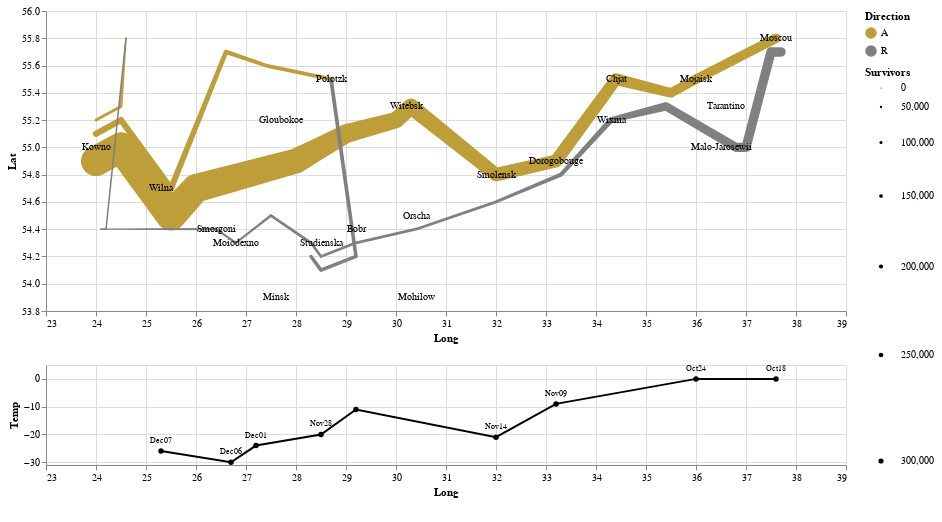

Notebook code for this chart:
### Code cell
vl"""
{"vconcat":
    [{"height":300,
    "layer":
        [
            {"encoding":
                {"detail":{"field":"Group","type":"nominal"},
                "order":{"field":"row","type":"q"},
                "x":{"field":"Long","type":"quantitative","scale":{"domain":[23,39]}},
                "color":{"field":"Direction","type":"nominal","scale":{"range":["#bd9e39","gray"]}},
                "size":{"field":"Survivors","type":"quantitative","scale":{"range":[1,30]}},
                "y":{"field":"Lat","type":"quantitative","scale":{"domain":[53.8,56.0]}}},
            "data":{"values":[  {"Survivors":340000,"Group":1,"Lat":54.9,"Long":24.0,"Direction":"A"},
                                {"Survivors":340000,"Group":1,"Lat":55.0,"Long":24.5,"Direction":"A"},
                                {"Survivors":340000,"Group":1,"Lat":54.5,"Long":25.5,"Direction":"A"},
                                {"Survivors":320000,"Group":1,"Lat":54.7,"Long":26.0,"Direction":"A"},
                                {"Survivors":300000,"Group":1,"Lat":54.8,"Long":27.0,"Direction":"A"},
                                {"Survivors":280000,"Group":1,"Lat":54.9,"Long":28.0,"Direction":"A"},
                                {"Survivors":240000,"Group":1,"Lat":55.0,"Long":28.5,"Direction":"A"},
                                {"Survivors":210000,"Group":1,"Lat":55.1,"Long":29.0,"Direction":"A"},
                                {"Survivors":180000,"Group":1,"Lat":55.2,"Long":30.0,"Direction":"A"},
                                {"Survivors":175000,"Group":1,"Lat":55.3,"Long":30.3,"Direction":"A"},
                                {"Survivors":145000,"Group":1,"Lat":54.8,"Long":32.0,"Direction":"A"},
                                {"Survivors":140000,"Group":1,"Lat":54.9,"Long":33.2,"Direction":"A"},
                                {"Survivors":127100,"Group":1,"Lat":55.5,"Long":34.4,"Direction":"A"},
                                {"Survivors":100000,"Group":1,"Lat":55.4,"Long":35.5,"Direction":"A"},
                                {"Survivors":100000,"Group":1,"Lat":55.5,"Long":36.0,"Direction":"A"},
                                {"Survivors":100000,"Group":1,"Lat":55.8,"Long":37.6,"Direction":"A"},
                                {"Survivors":100000,"Group":1,"Lat":55.7,"Long":37.7,"Direction":"R"},
                                {"Survivors":98000,"Group":1,"Lat":55.7,"Long":37.5,"Direction":"R"},
                                {"Survivors":97000,"Group":1,"Lat":55.0,"Long":37.0,"Direction":"R"},
                                {"Survivors":96000,"Group":1,"Lat":55.0,"Long":36.8,"Direction":"R"},
                                {"Survivors":87000,"Group":1,"Lat":55.3,"Long":35.4,"Direction":"R"},
                                {"Survivors":55000,"Group":1,"Lat":55.2,"Long":34.3,"Direction":"R"},
                                {"Survivors":37000,"Group":1,"Lat":54.8,"Long":33.3,"Direction":"R"},
                                {"Survivors":24000,"Group":1,"Lat":54.6,"Long":32.0,"Direction":"R"},
                                {"Survivors":20000,"Group":1,"Lat":54.4,"Long":30.4,"Direction":"R"},
                                {"Survivors":20000,"Group":1,"Lat":54.3,"Long":29.2,"Direction":"R"},
                                {"Survivors":20000,"Group":1,"Lat":54.2,"Long":28.5,"Direction":"R"},
                                {"Survivors":20000,"Group":1,"Lat":54.3,"Long":28.3,"Direction":"R"},
                                {"Survivors":20000,"Group":1,"Lat":54.5,"Long":27.5,"Direction":"R"},
                                {"Survivors":12000,"Group":1,"Lat":54.3,"Long":26.8,"Direction":"R"},
                                {"Survivors":14000,"Group":1,"Lat":54.4,"Long":26.4,"Direction":"R"},
                                {"Survivors":8000,"Group":1,"Lat":54.4,"Long":25.0,"Direction":"R"},
                                {"Survivors":4000,"Group":1,"Lat":54.4,"Long":24.4,"Direction":"R"},
                                {"Survivors":4000,"Group":1,"Lat":54.4,"Long":24.2,"Direction":"R"},
                                {"Survivors":4000,"Group":1,"Lat":54.4,"Long":24.1,"Direction":"R"},
                                {"Survivors":60000,"Group":2,"Lat":55.1,"Long":24.0,"Direction":"A"},
                                {"Survivors":60000,"Group":2,"Lat":55.2,"Long":24.5,"Direction":"A"},
                                {"Survivors":60000,"Group":2,"Lat":54.7,"Long":25.5,"Direction":"A"},
                                {"Survivors":40000,"Group":2,"Lat":55.7,"Long":26.6,"Direction":"A"},
                                {"Survivors":33000,"Group":2,"Lat":55.6,"Long":27.4,"Direction":"A"},
                                {"Survivors":33000,"Group":2,"Lat":55.5,"Long":28.7,"Direction":"A"},
                                {"Survivors":33000,"Group":2,"Lat":55.5,"Long":28.7,"Direction":"R"},
                                {"Survivors":30000,"Group":2,"Lat":54.2,"Long":29.2,"Direction":"R"},
                                {"Survivors":30000,"Group":2,"Lat":54.1,"Long":28.5,"Direction":"R"},
                                {"Survivors":28000,"Group":2,"Lat":54.2,"Long":28.3,"Direction":"R"},
                                {"Survivors":22000,"Group":3,"Lat":55.2,"Long":24.0,"Direction":"A"},
                                {"Survivors":22000,"Group":3,"Lat":55.3,"Long":24.5,"Direction":"A"},
                                {"Survivors":6000,"Group":3,"Lat":55.8,"Long":24.6,"Direction":"A"},
                                {"Survivors":6000,"Group":3,"Lat":55.8,"Long":24.6,"Direction":"R"},
                                {"Survivors":6000,"Group":3,"Lat":54.4,"Long":24.2,"Direction":"R"},
                                {"Survivors":6000,"Group":3,"Lat":54.4,"Long":24.1,"Direction":"R"}]},
            "mark":{"point":true,"clip":true,"type":"trail"}},

        {"encoding":
            {"x":{"field":"Long","type":"quantitative","scale":{"domain":[23,39]}},
            "size":{"value":10},
            "text":{"field":"City","type":"nominal"},
            "y":{"field":"Lat","type":"quantitative",
            "scale":{"domain":[53.8,56.0]}}},
            "data":{"values":[  {"City":"Kowno","Lat":55.0,"Long":24.0},
                                {"City":"Wilna","Lat":54.7,"Long":25.3},
                                {"City":"Smorgoni","Lat":54.4,"Long":26.4},
                                {"City":"Moiodexno","Lat":54.3,"Long":26.8},
                                {"City":"Gloubokoe","Lat":55.2,"Long":27.7},
                                {"City":"Minsk","Lat":53.9,"Long":27.6},
                                {"City":"Studienska","Lat":54.3,"Long":28.5},
                                {"City":"Polotzk","Lat":55.5,"Long":28.7},
                                {"City":"Bobr","Lat":54.4,"Long":29.2},
                                {"City":"Witebsk","Lat":55.3,"Long":30.2},
                                {"City":"Orscha","Lat":54.5,"Long":30.4},
                                {"City":"Mohilow","Lat":53.9,"Long":30.4},
                                {"City":"Smolensk","Lat":54.8,"Long":32.0},
                                {"City":"Dorogobouge","Lat":54.9,"Long":33.2},
                                {"City":"Wixma","Lat":55.2,"Long":34.3},
                                {"City":"Chjat","Lat":55.5,"Long":34.4},
                                {"City":"Mojaisk","Lat":55.5,"Long":36.0},
                                {"City":"Moscou","Lat":55.8,"Long":37.6},
                                {"City":"Tarantino","Lat":55.3,"Long":36.6},
                                {"City":"Malo-Jarosewii","Lat":55.0,"Long":36.5}]},
            "mark":{"type":"text"}}],"width":800},

        {"height":100,"layer":[
                                {"encoding":
                                    {"x":{"field":"Long","type":"quantitative",
                                    "scale":{"domain":[23,39]}},
                                    "y":{"field":"Temp","type":"quantitative","scale":{"domain":[-31,5]}}},
                                    "data":{"values":[  {"Days":6,"Long":37.6,"Date":"Oct18","Temp":0},
                                                        {"Days":6,"Long":36.0,"Date":"Oct24","Temp":0},
                                                        {"Days":16,"Long":33.2,"Date":"Nov09","Temp":-9},
                                                        {"Days":5,"Long":32.0,"Date":"Nov14","Temp":-21},
                                                        {"Days":10,"Long":29.2,"Date":null,"Temp":-11},
                                                        {"Days":4,"Long":28.5,"Date":"Nov28","Temp":-20},
                                                        {"Days":3,"Long":27.2,"Date":"Dec01","Temp":-24},
                                                        {"Days":5,"Long":26.7,"Date":"Dec06","Temp":-30},
                                                        {"Days":1,"Long":25.3,"Date":"Dec07","Temp":-26}]},
                                    "mark":{"point":{"fill":"black"},"clip":false,"color":"black","type":"line"}},

        {"encoding":
            {"x":{"field":"Long","scale":{"domain":[23,39]},"type":"quantitative"},
            "size":{"value":8},"text":{"field":"Date","type":"nominal"},
            "y":{"field":"Temp","scale":{"domain":[-31,5]},"type":"quantitative"}},
                                    "data":{"values":[  {"Days":6,"Long":37.6,"Date":"Oct18","Temp":0},
                                                        {"Days":6,"Long":36.0,"Date":"Oct24","Temp":0},
                                                        {"Days":16,"Long":33.2,"Date":"Nov09","Temp":-9},
                                                        {"Days":5,"Long":32.0,"Date":"Nov14","Temp":-21},
                                                        {"Days":10,"Long":29.2,"Date":null,"Temp":-11},
                                                        {"Days":4,"Long":28.5,"Date":"Nov28","Temp":-20},
                                                        {"Days":3,"Long":27.2,"Date":"Dec01","Temp":-24},
                                                        {"Days":5,"Long":26.7,"Date":"Dec06","Temp":-30},
                                                        {"Days":1,"Long":25.3,"Date":"Dec07","Temp":-26}]},
            "mark":{"dy":-10,"type":"text"},
            "transform":[{"filter":"datum.Date !== null"}]}],
    "width":800}]}
"""

### Figure 1 — Vega-Lite specification as saved in the notebook (floating-point values rounded to 4 significant figures)
{"vconcat": [{"height": 300, "layer": [{"data": {"values": [{"Direction": "A", "Group": 1, "Lat": 54.9, "Long": 24, "Survivors": 340000}, {"Direction": "A", "Group": 1, "Lat": 55, "Long": 24.5, "Survivors": 340000}, {"Direction": "A", "Group": 1, "Lat": 54.5, "Long": 25.5, "Survivors": 340000}, {"Direction": "A", "Group": 1, "Lat": 54.7, "Long": 26, "Survivors": 320000}, {"Direction": "A", "Group": 1, "Lat": 54.8, "Long": 27, "Survivors": 300000}, {"Direction": "A", "Group": 1, "Lat": 54.9, "Long": 28, "Survivors": 280000}, {"Direction": "A", "Group": 1, "Lat": 55, "Long": 28.5, "Survivors": 240000}, {"Direction": "A", "Group": 1, "Lat": 55.1, "Long": 29, "Survivors": 210000}, {"Direction": "A", "Group": 1, "Lat": 55.2, "Long": 30, "Survivors": 180000}, {"Direction": "A", "Group": 1, "Lat": 55.3, "Long": 30.3, "Survivors": 175000}, {"Direction": "A", "Group": 1, "Lat": 54.8, "Long": 32, "Survivors": 145000}, {"Direction": "A", "Group": 1, "Lat": 54.9, "Long": 33.2, "Survivors": 140000}, {"Direction": "A", "Group": 1, "Lat": 55.5, "Long": 34.4, "Survivors": 127100}, {"Direction": "A", "Group": 1, "Lat": 55.4, "Long": 35.5, "Survivors": 100000}, {"Direction": "A", "Group": 1, "Lat": 55.5, "Long": 36, "Survivors": 100000}, {"Direction": "A", "Group": 1, "Lat": 55.8, "Long": 37.6, "Survivors": 100000}, {"Direction": "R", "Group": 1, "Lat": 55.7, "Long": 37.7, "Survivors": 100000}, {"Direction": "R", "Group": 1, "Lat": 55.7, "Long": 37.5, "Survivors": 98000}, {"Direction": "R", "Group": 1, "Lat": 55, "Long": 37, "Survivors": 97000}, {"Direction": "R", "Group": 1, "Lat": 55, "Long": 36.8, "Survivors": 96000}, {"Direction": "R", "Group": 1, "Lat": 55.3, "Long": 35.4, "Survivors": 87000}, {"Direction": "R", "Group": 1, "Lat": 55.2, "Long": 34.3, "Survivors": 55000}, {"Direction": "R", "Group": 1, "Lat": 54.8, "Long": 33.3, "Survivors": 37000}, {"Direction": "R", "Group": 1, "Lat": 54.6, "Long": 32, "Survivors": 24000}, {"Direction": "R", "Group": 1, "Lat": 54.4, "Long": 30.4, "Survivors": 20000}, {"Direction": "R", "Group": 1, "Lat": 54.3, "Long": 29.2, "Survivors": 20000}, {"Direction": "R", "Group": 1, "Lat": 54.2, "Long": 28.5, "Survivors": 20000}, {"Direction": "R", "Group": 1, "Lat": 54.3, "Long": 28.3, "Survivors": 20000}, {"Direction": "R", "Group": 1, "Lat": 54.5, "Long": 27.5, "Survivors": 20000}, {"Direction": "R", "Group": 1, "Lat": 54.3, "Long": 26.8, "Survivors": 12000}, {"Direction": "R", "Group": 1, "Lat": 54.4, "Long": 26.4, "Survivors": 14000}, {"Direction": "R", "Group": 1, "Lat": 54.4, "Long": 25, "Survivors": 8000}, {"Direction": "R", "Group": 1, "Lat": 54.4, "Long": 24.4, "Survivors": 4000}, {"Direction": "R", "Group": 1, "Lat": 54.4, "Long": 24.2, "Survivors": 4000}, {"Direction": "R", "Group": 1, "Lat": 54.4, "Long": 24.1, "Survivors": 4000}, {"Direction": "A", "Group": 2, "Lat": 55.1, "Long": 24, "Survivors": 60000}, {"Direction": "A", "Group": 2, "Lat": 55.2, "Long": 24.5, "Survivors": 60000}, {"Direction": "A", "Group": 2, "Lat": 54.7, "Long": 25.5, "Survivors": 60000}, {"Direction": "A", "Group": 2, "Lat": 55.7, "Long": 26.6, "Survivors": 40000}, {"Direction": "A", "Group": 2, "Lat": 55.6, "Long": 27.4, "Survivors": 33000}, {"Direction": "A", "Group": 2, "Lat": 55.5, "Long": 28.7, "Survivors": 33000}, {"Direction": "R", "Group": 2, "Lat": 55.5, "Long": 28.7, "Survivors": 33000}, {"Direction": "R", "Group": 2, "Lat": 54.2, "Long": 29.2, "Survivors": 30000}, {"Direction": "R", "Group": 2, "Lat": 54.1, "Long": 28.5, "Survivors": 30000}, {"Direction": "R", "Group": 2, "Lat": 54.2, "Long": 28.3, "Survivors": 28000}, {"Direction": "A", "Group": 3, "Lat": 55.2, "Long": 24, "Survivors": 22000}, {"Direction": "A", "Group": 3, "Lat": 55.3, "Long": 24.5, "Survivors": 22000}, {"Direction": "A", "Group": 3, "Lat": 55.8, "Long": 24.6, "Survivors": 6000}, {"Direction": "R", "Group": 3, "Lat": 55.8, "Long": 24.6, "Survivors": 6000}, {"Direction": "R", "Group": 3, "Lat": 54.4, "Long": 24.2, "Survivors": 6000}, {"Direction": "R", "Group": 3, "Lat": 54.4, "Long": 24.1, "Survivors": 6000}]}, "encoding": {"color": {"field": "Direction", "scale": {"range": ["#bd9e39", "gray"]}, "type": "nominal"}, "detail": {"field": "Group", "type": "nominal"}, "order": {"field": "row", "type": "q"}, "size": {"field": "Survivors", "scale": {"range": [1, 30]}, "type": "quantitative"}, "x": {"field": "Long", "scale": {"domain": [23, 39]}, "type": "quantitative"}, "y": {"field": "Lat", "scale": {"domain": [53.8, 56]}, "type": "quantitative"}}, "mark": {"clip": true, "point": true, "type": "trail"}}, {"data": {"values": [{"City": "Kowno", "Lat": 55, "Long": 24}, {"City": "Wilna", "Lat": 54.7, "Long": 25.3}, {"City": "Smorgoni", "Lat": 54.4, "Long": 26.4}, {"City": "Moiodexno", "Lat": 54.3, "Long": 26.8}, {"City": "Gloubokoe", "Lat": 55.2, "Long": 27.7}, {"City": "Minsk", "Lat": 53.9, "Long": 27.6}, {"City": "Studienska", "Lat": 54.3, "Long": 28.5}, {"City": "Polotzk", "Lat": 55.5, "Long": 28.7}, {"City": "Bobr", "Lat": 54.4, "Long": 29.2}, {"City": "Witebsk", "Lat": 55.3, "Long": 30.2}, {"City": "Orscha", "Lat": 54.5, "Long": 30.4}, {"City": "Mohilow", "Lat": 53.9, "Long": 30.4}, {"City": "Smolensk", "Lat": 54.8, "Long": 32}, {"City": "Dorogobouge", "Lat": 54.9, "Long": 33.2}, {"City": "Wixma", "Lat": 55.2, "Long": 34.3}, {"City": "Chjat", "Lat": 55.5, "Long": 34.4}, {"City": "Mojaisk", "Lat": 55.5, "Long": 36}, {"City": "Moscou", "Lat": 55.8, "Long": 37.6}, {"City": "Tarantino", "Lat": 55.3, "Long": 36.6}, {"City": "Malo-Jarosewii", "Lat": 55, "Long": 36.5}]}, "encoding": {"size": {"value": 10}, "text": {"field": "City", "type": "nominal"}, "x": {"field": "Long", "scale": {"domain": [23, 39]}, "type": "quantitative"}, "y": {"field": "Lat", "scale": {"domain": [53.8, 56]}, "type": "quantitative"}}, "mark": {"type": "text"}}], "width": 800}, {"height": 100, "layer": [{"data": {"values": [{"Date": "Oct18", "Days": 6, "Long": 37.6, "Temp": 0}, {"Date": "Oct24", "Days": 6, "Long": 36, "Temp": 0}, {"Date": "Nov09", "Days": 16, "Long": 33.2, "Temp": -9}, {"Date": "Nov14", "Days": 5, "Long": 32, "Temp": -21}, {"Date": null, "Days": 10, "Long": 29.2, "Temp": -11}, {"Date": "Nov28", "Days": 4, "Long": 28.5, "Temp": -20}, {"Date": "Dec01", "Days": 3, "Long": 27.2, "Temp": -24}, {"Date": "Dec06", "Days": 5, "Long": 26.7, "Temp": -30}, {"Date": "Dec07", "Days": 1, "Long": 25.3, "Temp": -26}]}, "encoding": {"x": {"field": "Long", "scale": {"domain": [23, 39]}, "type": "quantitative"}, "y": {"field": "Temp", "scale": {"domain": [-31, 5]}, "type": "quantitative"}}, "mark": {"clip": false, "color": "black", "point": {"fill": "black"}, "type": "line"}}, {"data": {"values": [{"Date": "Oct18", "Days": 6, "Long": 37.6, "Temp": 0}, {"Date": "Oct24", "Days": 6, "Long": 36, "Temp": 0}, {"Date": "Nov09", "Days": 16, "Long": 33.2, "Temp": -9}, {"Date": "Nov14", "Days": 5, "Long": 32, "Temp": -21}, {"Date": null, "Days": 10, "Long": 29.2, "Temp": -11}, {"Date": "Nov28", "Days": 4, "Long": 28.5, "Temp": -20}, {"Date": "Dec01", "Days": 3, "Long": 27.2, "Temp": -24}, {"Date": "Dec06", "Days": 5, "Long": 26.7, "Temp": -30}, {"Date": "Dec07", "Days": 1, "Long": 25.3, "Temp": -26}]}, "encoding": {"size": {"value": 8}, "text": {"field": "Date", "type": "nominal"}, "x": {"field": "Long", "scale": {"domain": [23, 39]}, "type": "quantitative"}, "y": {"field": "Temp", "scale": {"domain": [-31, 5]}, "type": "quantitative"}}, "mark": {"dy": -10, "type": "text"}, "transform": [{"filter": "datum.Date !== null"}]}], "width": 800}]}
